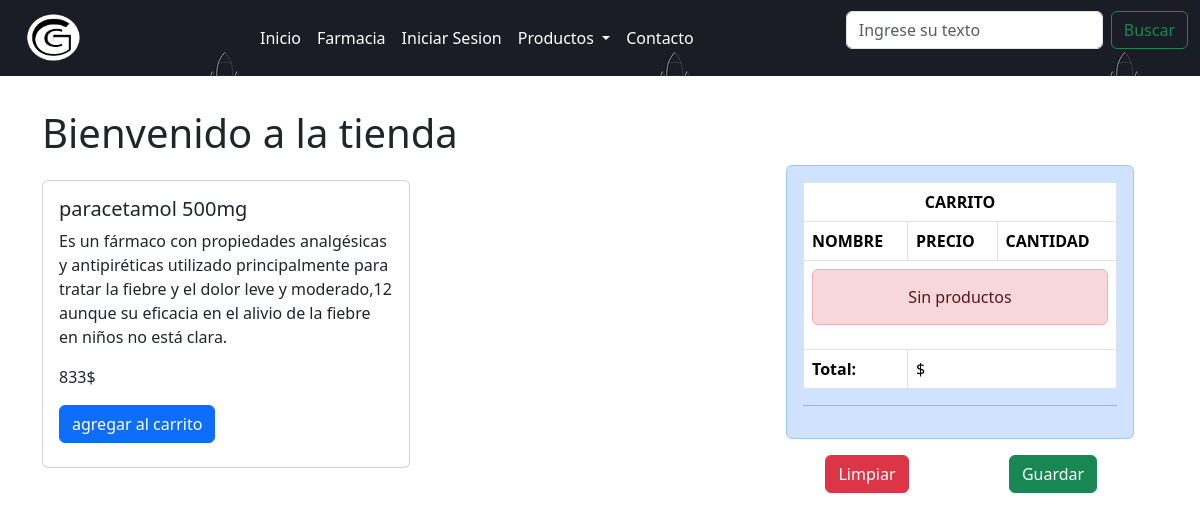
The app's page /Cesfam/carrito, older data.
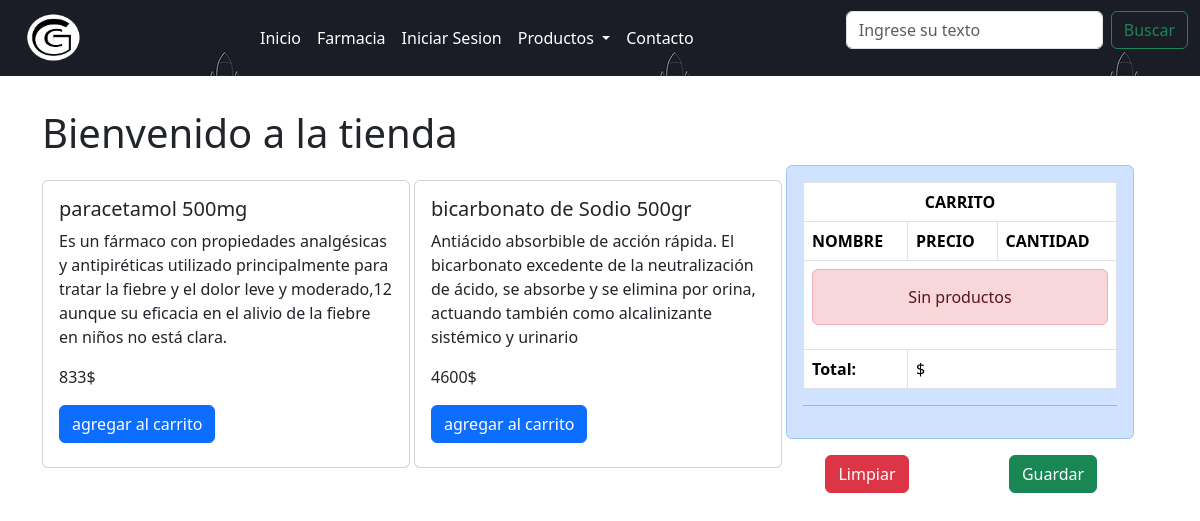
The same page, newer data.
### core/models.py (models this page shows, shortened)
class Remedio(models.Model):
    objects = None
    idRemedio = models.IntegerField(primary_key=True,verbose_name="Id del remedio")
    nombreRemedio = models.CharField(max_length=50, verbose_name="Nombre del remedio")
    marcaRemedio = models.ForeignKey(MarcaRemedio, on_delete=models.CASCADE)
    descripcionRemedio = models.CharField(max_length=300, verbose_name="Descripción del remedio")
    categoriaRemedio = models.ForeignKey(CategoriaRemedio, on_delete=models.CASCADE)
    precioRemedio = models.IntegerField(verbose_name="Precio del remedio")
    stockRemedio = models.IntegerField(verbose_name="Stock del remedio")
    cantidadRemedio = models.CharField(max_length=15 ,verbose_name="Cantidad de remedio en gr o mg")
    imagenRemedio = models.ImageField(verbose_name="Imagen del remedio")

### core/views.py (the view)
# urls.py: path('carrito', carrito_compras, name="carrito_compras"),
def carrito_compras(request):
    remedios = Remedio.objects.all()
    return render(request, 'core/carrito_compras.html', {"remedios": remedios})

### core/context_processors.py (called while the page is built)
def total_carrito(request):
    total = 0
    if request.user.is_authenticated:
        if "carrito" in request.session.keys():
            for key, value in request.session["carrito"].items():
                total += int(value["precio_acumulado"])
    return {"total_carrito": total}

### core/templates/core/carrito_compras.html (shortened to what this page needs)
{% load static %}
{% load bootstrap5 %}
{% bootstrap_css %}
<!DOCTYPE html>
<html lang="en">
<head>
    <link href="{% static 'core/css/estilos.css' %}" rel="stylesheet"></head>
<body>
    <div class="mynav">
        <nav class="navbar navbar-expand-lg navbar-light bg-light">
          <div class="container-fluid">
            <a class="navbar-brand"><img src="img/logo.png" class="img-fluif" width="80px" height="50px" alt=""></a>
            <div class="collapse navbar-collapse" id="navbarSupportedContent">
              <ul class="navbar-nav me-auto">
                <li class="nav-item">
                  <a class="nav-link" aria-current="page" href="{% url 'index' %}">Inicio</a>
                </li>
                <li class="nav-item">
                  <a class="nav-link" href="{% url 'carrito_compras' %}">Farmacia</a>
                </li>
                <li class="nav-item">
                  <a class="nav-link" href="{% url 'login' %}" >Iniciar Sesion</a>
                </li>
                <li class="nav-item dropdown">
                  <a class="nav-link dropdown-toggle" href="#" id="navbarDropdown" role="button" data-bs-toggle="dropdown" aria-expanded="false">
                    Productos
                  </a>
                  <li class="nav-item">
                    <a class="nav-link" href="contacto.html">Contacto</a>
                  </li>
              </ul>
              <form class="d-flex">
                <input class="form-control me-2" type="search" placeholder="Ingrese su texto" aria-label="Search">
                <button class="btn btn-outline-success" type="submit">Buscar</button>
              </form>
            </div>
          </div>
        </nav>
      </div>
      <div class="container">
          <div class="row">
              <div class="col-12 align-self-center">
                  <h1 class="display">Bienvenido a la tienda</h1>
              </div>
            <div class="row">
                <div class="col-8">
                    <div class="row" style="padding: 10px 0;">
                        <div class="col-12">
                            <div class="row">
                                {% for remedio in remedios %}
                                <div class="col-6">
                                    <div class="card" style="height: 18rem; width: 23rem; margin: 5px 0px">
                                        <div class="card-body">
                                            <h5 class="card-title">{{remedio.nombreRemedio}} {{remedio.cantidadRemedio}}</h5>
                                            <p class="card-text">{{remedio.descripcionRemedio}}</p>
                                            <p class="card-text">{{remedio.precioRemedio}}$</p>
                                            <a href="{% url 'agregar_remedio' remedio.idRemedio %}" class="btn btn-primary">agregar al carrito</a>
                                        </div>
                                    </div>
                                </div>
                                {% endfor %}
                            </div>
                        </div>
                    </div>
                </div>
                <div class="col-4">
                    {% include 'core/carrito.html' %}
                </div>
            </div>
          </div>
      </div>
</body>
</html>

### core/templates/core/carrito.html
<div class="alert alert-primary" role="alert">
    <table class="table table-bordered">
        <thead>
        <tr>
            <th scope="row" colspan="3" class="text-center">CARRITO</th>
        </tr>
        <tr>
            <th scope="col">NOMBRE</th>
            <th scope="col">PRECIO</th>
            <th scope="col">CANTIDAD</th>
        </tr>
        </thead>
        <tbody>
        {% if request.session.carrito.items %}
        {% for key, value in request.session.carrito.items %}
        <tr>
            <td>{{value.nombre_carrito}}</td>
            <td>{{value.precio_remedio}}</td>
            <td>{{value.precio_acumulado}}
            <a href="{% url 'agregar_remedio' value.remedio_id %}">+</a>
            <a href="{% url 'eliminar_remedio' value.remedio_id %}">-</a>
            </td>
          </tr>
        <script src="https://www.paypal.com/sdk/js?client-id=AT-EWWozseJtU18PfRKEC1PBB4ikdw5PSAojVtNupALMC9bz3WiLnMX0S4WY5-MRqBqEenZD9RCLvQIS&currency=USD"></script>
        <div id="paypal-button-container"></div>
 <script>
    paypal.Buttons({
      // Sets up the transaction when a payment button is clicked
      createOrder: (data, actions) => {
        return actions.order.create({
          purchase_units: [{
            amount: {
              value: {{value.precio_acumulado}} // Can also reference a variable or function
            }
          }]
        });
      },
      // Finalize the transaction after payer approval
      onApprove: (data, actions) => {
        return actions.order.capture().then(function(orderData) {
            console.log()
          // Successful capture! For dev/demo purposes:
          console.log('Capture result', orderData, JSON.stringify(orderData, null, 2));
          const transaction = orderData.purchase_units[0].payments.captures[0];
          alert(`Transaction ${transaction.status}: ${transaction.id}\n\nSee console for all available details`);
          // When ready to go live, remove the alert and show a success message within this page. For example:
          // const element = document.getElementById('paypal-button-container');
          // element.innerHTML = '<h3>Thank you for your payment!</h3>';
          // Or go to another URL:  actions.redirect('thank_you.html');
        });
      }
    }).render('#paypal-button-container');
  </script>
        {% endfor %}
        {% else %}
        <tr>
            <td colspan="3">
                <div class="alert alert-danger text-center"> Sin productos </div>
            </td>
        </tr>
        {% endif %}
        <tr>
          <th scope="row">Total:</th>
          <td colspan="2">${{value.precio_acumulado}}</td>
        </tr>
        </tbody>
    </table>
    <hr>
</div>
<div class="row text-center">
    <div class="col-6"><a href="{% url 'limpiar_carrito' %}" class="btn btn-danger">Limpiar</a></div>
    <div class="col-6"><a href="#" class="btn btn-success">Guardar</a></div>
</div>

### core/static/core/css/estilos.css (style rules this page uses)
.navbar { background-image: url('../img/img1.jpg'); background-color: transparent !important; }
.navbar .nav-item a { color: #FFF !important; }
.navbar .navbar-nav { margin:0 auto; }
.card { transition-duration: .6s; clip-path: polygon(50% 0, 100% 0, 100% 50%, 100% 100%, 50% 100%, 0 100%, 0 50%, 0 0 ); }

Row changes from the older to the newer data that the page shows:
added Remedio: nombreRemedio "bicarbonato de Sodio", cantidadRemedio "500gr", descripcionRemedio "Antiácido absorbible de acción rápida. El bicarbonato excedente de la neutralización de ácido, se absorbe y se elimina por orina, actuando también como alcalinizante sistémico y urinario", precioRemedio "4600"
